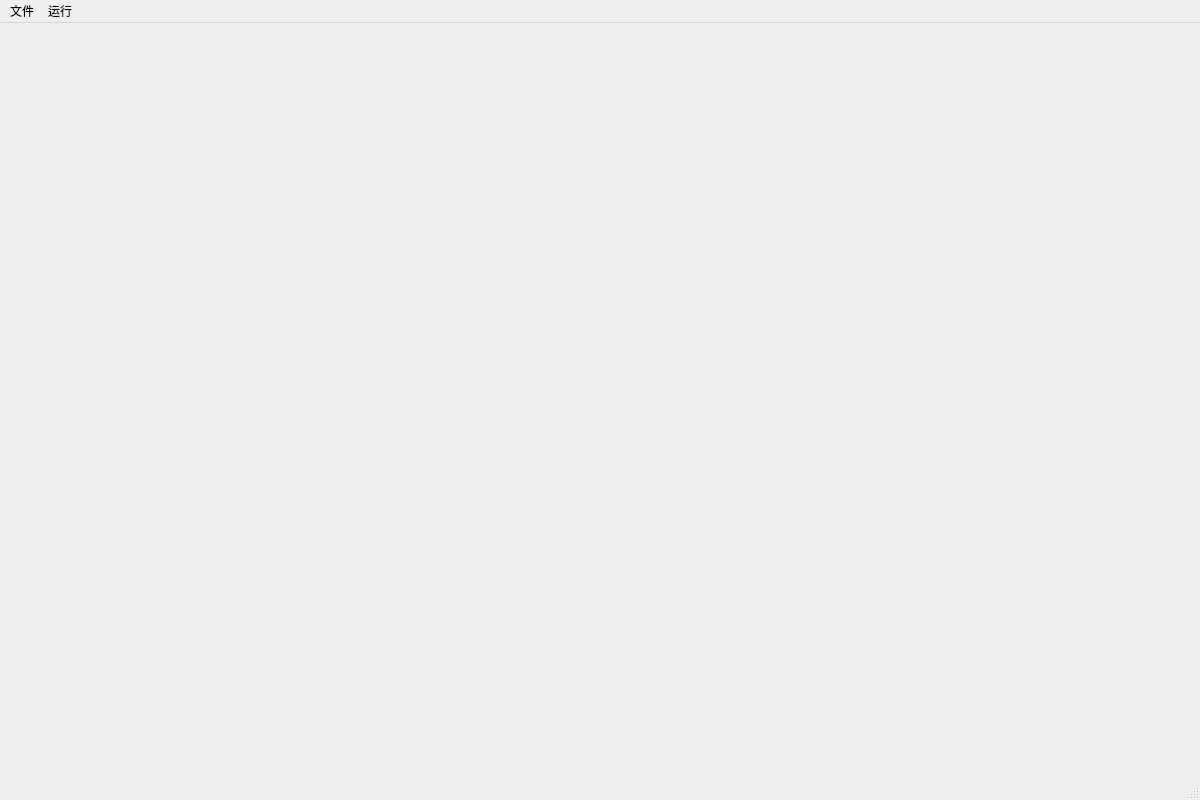
<?xml version="1.0" encoding="UTF-8"?>
<ui version="4.0">
 <class>IdeClass</class>
 <widget class="QMainWindow" name="IdeClass">
  <property name="geometry">
   <rect>
    <x>0</x>
    <y>0</y>
    <width>1200</width>
    <height>800</height>
   </rect>
  </property>
  <property name="windowTitle">
   <string>MiniLang IDE</string>
  </property>
  <widget class="QWidget" name="centralWidget"/>
  <widget class="QMenuBar" name="menuBar">
   <property name="geometry">
    <rect>
     <x>0</x>
     <y>0</y>
     <width>1200</width>
     <height>25</height>
    </rect>
   </property>
   <widget class="QMenu" name="menuFile">
    <property name="title">
     <string>文件</string>
    </property>
    <addaction name="actionNew"/>
    <addaction name="actionOpen"/>
    <addaction name="actionSave"/>
   </widget>
   <widget class="QMenu" name="menuRun">
    <property name="title">
     <string>运行</string>
    </property>
    <addaction name="actionRun"/>
    <addaction name="actionDebug"/>
    <addaction name="actionStop"/>
   </widget>
   <addaction name="menuFile"/>
   <addaction name="menuRun"/>
  </widget>
  <widget class="QStatusBar" name="statusBar"/>
  <action name="actionNew">
   <property name="text">
    <string>新建</string>
   </property>
  </action>
  <action name="actionOpen">
   <property name="text">
    <string>打开</string>
   </property>
  </action>
  <action name="actionSave">
   <property name="text">
    <string>保存</string>
   </property>
  </action>
  <action name="actionRun">
   <property name="text">
    <string>运行</string>
   </property>
  </action>
  <action name="actionDebug">
   <property name="text">
    <string>调试</string>
   </property>
  </action>
  <action name="actionStop">
   <property name="text">
    <string>停止</string>
   </property>
  </action>
 </widget>
 <layoutdefault spacing="6" margin="11"/>
 <resources/>
 <connections/>
</ui>
